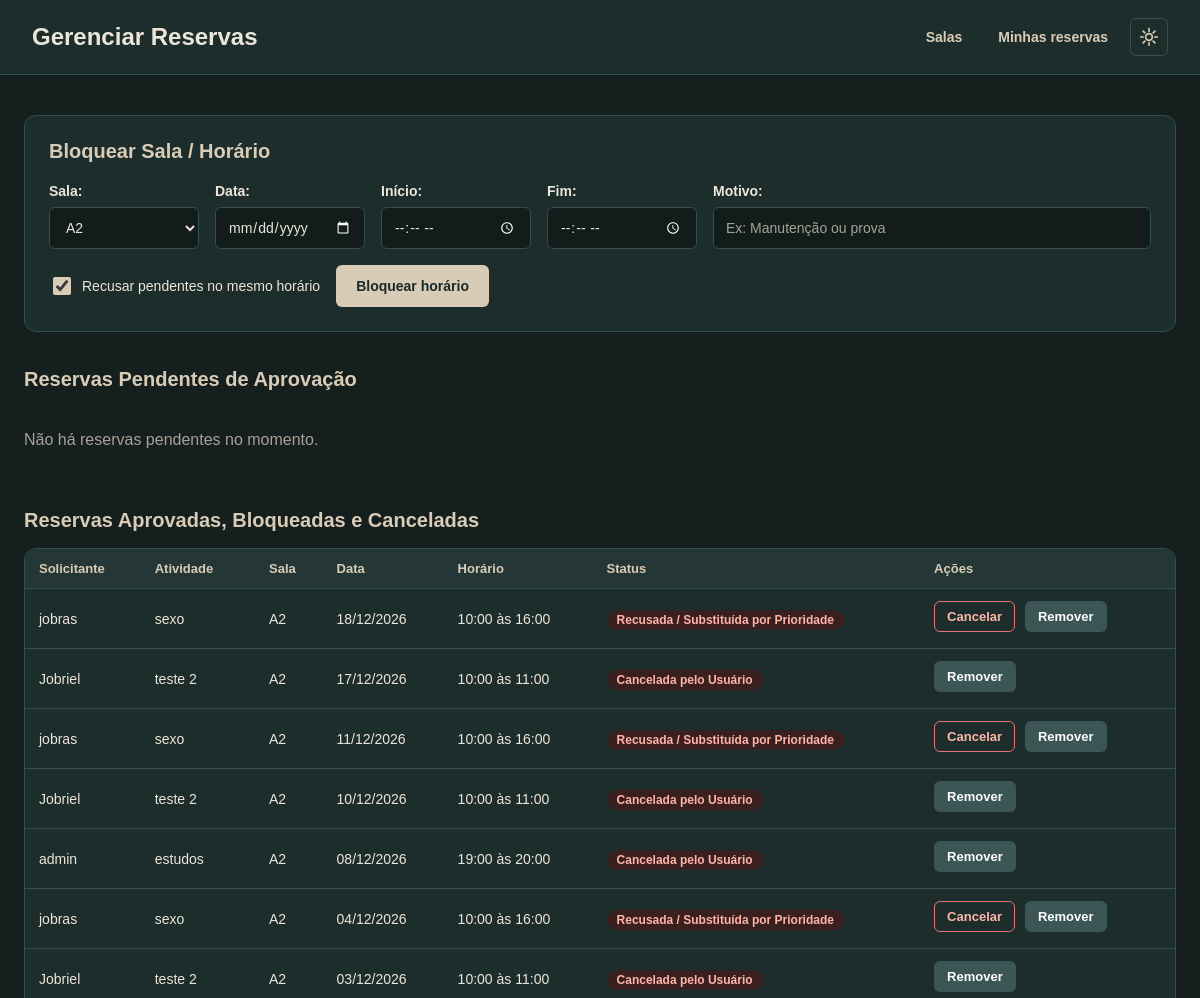
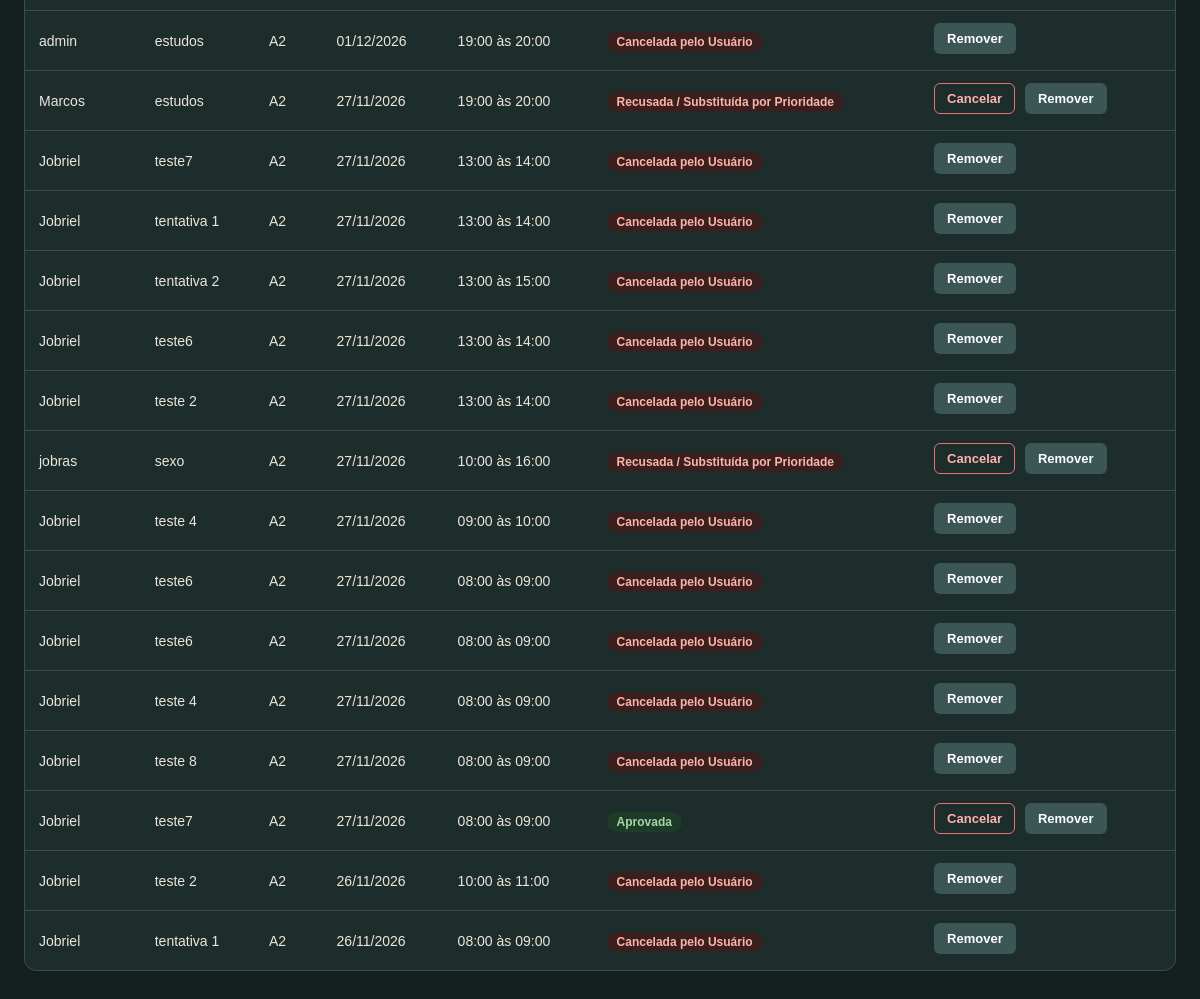
The app's page /gestao/reservas/ (signed in), older data (2 pictures, top to bottom).
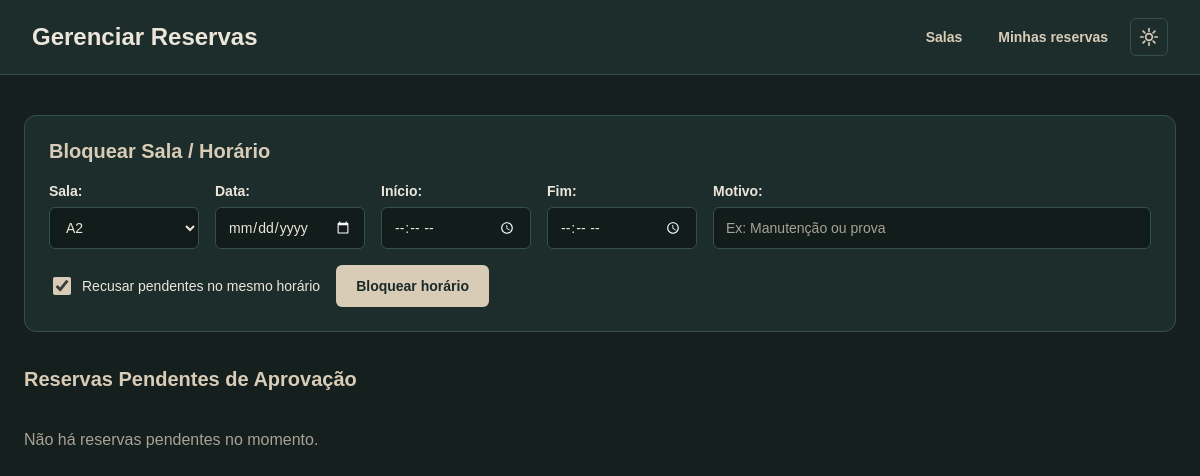
The same page, newer data.
### reservas/models.py (models this page shows, shortened)
class Reserva(models.Model):
    STATUS_CHOICES = [
        ('PENDENTE', 'Pendente de Aprovação'),
        ('APROVADA', 'Aprovada'),
        ('RECUSADA', 'Recusada / Substituída por Prioridade'),
        ('CANCELADA', 'Cancelada pelo Usuário'),
        ('BLOQUEADA', 'Bloqueada pelo Funcionário'),
    ]
    TIPO_RESERVA_CHOICES = [
        ('PONTUAL', 'Pontual'),
        ('SEMESTRAL', 'Semestral'),
    ]
    tipo_reserva = models.CharField(
        max_length=15,
        choices=TIPO_RESERVA_CHOICES,
        default='PONTUAL',
    )
    sala = models.ForeignKey(Sala, on_delete=models.CASCADE, related_name='reservas')
    solicitante = models.ForeignKey(Usuario, on_delete=models.CASCADE, related_name='minhas_reservas')
    data = models.DateField()
    hora_inicio = models.TimeField()  # Ex: 08:00, 10:00, 11:00, 14:00...
    hora_fim = models.TimeField()
    atividade = models.CharField(max_length=100)  # Ex: Aula 1, Extensão, Evento, Grupo C
    status = models.CharField(max_length=15, choices=STATUS_CHOICES, default='PENDENTE')
    criado_em = models.DateTimeField(auto_now_add=True)
    class Meta:
        ordering = ['data', 'hora_inicio']

class Usuario(AbstractUser):
    FUNCAO_CHOICES = [
        ('ALUNO', 'Aluno'),
        ('PROFESSOR', 'Professor'),
        ('FUNCIONARIO', 'Funcionário / Administrador'),
    ]
    nome_completo = models.CharField(max_length=150)
    email = models.EmailField(unique=True)
    nusp = models.CharField(max_length=20, unique=True, verbose_name="NUSP")
    funcao = models.CharField(max_length=15, choices=FUNCAO_CHOICES, default='ALUNO')
    @property
    def is_funcionario(self):
        return self.funcao == 'FUNCIONARIO' or self.is_superuser

class Sala(models.Model):
    nome = models.CharField(max_length=50, unique=True)  # Ex: A2, A3, A5
    departamento = models.CharField(max_length=100)       # Ex: Mecatrônica / Engenharia
    capacidade = models.IntegerField(default=40)

### reservas/views.py (the view)
# urls.py: path('gestao/reservas/', views.gerenciar_reservas, name='gerenciar_reservas'),
@login_required
def gerenciar_reservas(request):
    if not _eh_funcionario(request.user):
        raise PermissionDenied("Apenas funcionários podem acessar o gerenciamento de reservas.")
    reservas = (
        Reserva.objects.filter(status='PENDENTE')
        .select_related('sala', 'solicitante')
        .order_by('data', 'hora_inicio')
    )
    reservas_gerenciaveis = (
        Reserva.objects.exclude(status='PENDENTE')
        .select_related('sala', 'solicitante')
        .order_by('-data', '-hora_inicio')
    )
    salas = Sala.objects.order_by('nome')
    context = {
        'reservas': reservas,
        'reservas_gerenciaveis': reservas_gerenciaveis,
        'salas': salas,
        'eh_funcionario': True,
    }
    return render(request, 'reservas/gerenciar_reservas.html', context)

### reservas/views.py (called while the page is built)
def _eh_funcionario(user) -> bool:
    if not user.is_authenticated:
        return False
    if getattr(user, 'is_funcionario', False):
        return True
    return getattr(user, 'funcao', None) == 'FUNCIONARIO'

### templates/reservas/gerenciar_reservas.html (shortened to what this page needs)
{% load static %}
<!DOCTYPE html>
<html lang="pt-br">
<head>
    <link rel="stylesheet" href="{% static 'gerenciar-reservas.css' %}">
</head>
<body>
    <header>
        <h1>Gerenciar Reservas</h1>
        <nav>
            <a href="{% url 'lista_salas' %}">Salas</a>
            <a href="{% url 'minhas_reservas' %}">Minhas reservas</a>
            <button type="button" id="botao-tema" class="botao-tema" aria-label="Alternar tema">
            </button>
        </nav>
    </header>
    <main>
        <section class="box-bloqueio">
            <h2>Bloquear Sala / Horário</h2>
            <form method="post" action="{% url 'bloquear_horario' %}" class="form-bloqueio">
                <div class="campo">
                    <label for="id_sala">Sala:</label>
                    <select id="id_sala" name="sala" required>
                        {% for sala in salas %}
                            <option value="{{ sala.id }}">{{ sala.nome }}</option>
                        {% endfor %}
                    </select>
                </div>
                <div class="campo">
                    <label for="id_data">Data:</label>
                    <input id="id_data" type="date" name="data" required>
                </div>
                <div class="campo">
                    <label for="id_hora_inicio">Início:</label>
                    <input id="id_hora_inicio" type="time" name="hora_inicio" required>
                </div>
                <div class="campo">
                    <label for="id_hora_fim">Fim:</label>
                    <input id="id_hora_fim" type="time" name="hora_fim" required>
                </div>
                <div class="campo campo-largo">
                    <label for="id_atividade">Motivo:</label>
                    <input id="id_atividade" type="text" name="atividade" placeholder="Ex: Manutenção ou prova">
                </div>
                <div class="campo campo-check">
                    <label>
                        <input type="checkbox" name="recusar_conflitos" checked>
                        Recusar pendentes no mesmo horário
                    </label>
                </div>
                <button type="submit" class="btn-bloquear">Bloquear horário</button>
            </form>
        </section>
        <h2>Reservas Pendentes de Aprovação</h2>
        {% if reservas %}
            <div class="tabela-wrapper">
                <table>
                    <thead>
                        <tr>
                            <th>Solicitante</th>
                            <th>Função</th>
                            <th>Atividade</th>
                            <th>Sala</th>
                            <th>Data</th>
                            <th>Horário</th>
                            <th>Tipo</th>
                            <th>Ações</th>
                        </tr>
                    </thead>
                    <tbody>
                        {% for reserva in reservas %}
                            <tr>
                                <td>{{ reserva.solicitante.get_full_name|default:reserva.solicitante.username }}</td>
                                <td>{{ reserva.solicitante.get_funcao_display|default:reserva.solicitante.funcao }}</td>
                                <td>{{ reserva.atividade }}</td>
                                <td>{{ reserva.sala.nome }}</td>
                                <td>{{ reserva.data|date:"d/m/Y" }}</td>
                                <td>{{ reserva.hora_inicio|time:"H:i" }} às {{ reserva.hora_fim|time:"H:i" }}</td>
                                <td>{{ reserva.get_tipo_reserva_display }}</td>
                                <td class="acoes">
                                    <form method="post" action="{% url 'decidir_reserva' reserva.id 'aprovar' %}">
                                        {% csrf_token %}
                                        <button type="submit" class="btn-aprovar">Aprovar</button>
                                    </form>
                                    <form method="post" action="{% url 'decidir_reserva' reserva.id 'rejeitar' %}">
                                        {% csrf_token %}
                                        <button type="submit" class="btn-rejeitar">Rejeitar</button>
                                    </form>
                                    <form method="post" action="{% url 'cancelar_reserva_funcionario' reserva.id %}">
                                        {% csrf_token %}
                                        <button type="submit" class="btn-cancelar">Cancelar</button>
                                    </form>
                                    <form method="post" action="{% url 'remover_reserva_funcionario' reserva.id %}">
                                        {% csrf_token %}
                                        <button type="submit" class="btn-remover">Remover</button>
                                    </form>
                                </td>
                            </tr>
                        {% endfor %}
                    </tbody>
                </table>
            </div>
        {% else %}
            <p class="vazio">Não há reservas pendentes no momento.</p>
        {% endif %}
        {% if reservas_gerenciaveis %}
            <h2>Reservas Aprovadas, Bloqueadas e Canceladas</h2>
            <div class="tabela-wrapper">
                <table>
                    <thead>
                        <tr>
                            <th>Solicitante</th>
                            <th>Atividade</th>
                            <th>Sala</th>
                            <th>Data</th>
                            <th>Horário</th>
                            <th>Status</th>
                            <th>Ações</th>
                        </tr>
                    </thead>
                    <tbody>
                        {% for item in reservas_gerenciaveis %}
                            <tr>
                                <td>{{ item.solicitante.get_full_name|default:item.solicitante.username }}</td>
                                <td>{{ item.atividade }}</td>
                                <td>{{ item.sala.nome }}</td>
                                <td>{{ item.data|date:"d/m/Y" }}</td>
                                <td>{{ item.hora_inicio|time:"H:i" }} às {{ item.hora_fim|time:"H:i" }}</td>
                                <td>
                                    <span class="badge {{ item.status|lower }}">{{ item.get_status_display }}</span>
                                </td>
                                <td class="acoes">
                                    {% if item.status != 'CANCELADA' %}
                                        <form method="post" action="{% url 'cancelar_reserva_funcionario' item.id %}">
                                            <button type="submit" class="btn-cancelar">Cancelar</button>
                                        </form>
                                    {% endif %}
                                    <form method="post" action="{% url 'remover_reserva_funcionario' item.id %}">
                                        <button type="submit" class="btn-remover">Remover</button>
                                    </form>
                                </td>
                            </tr>
                        {% endfor %}
                    </tbody>
                </table>
            </div>
        {% endif %}
    </main>
</body>
</html>

### static/gerenciar-reservas.css (style rules this page uses)
:root { color-scheme: dark; --cor-fundo: #141F1E; --cor-superficie: #1D2D2C; --cor-superficie-alta: #243736; --cor-campo: #121C1B; --cor-primaria: #29403F; --cor-hover: #365553; --cor-borda: #34504E; --cor-destaque: #D9CCB7; --cor-texto: #ECE6DA; --cor-texto-suave: #A9A296; --cor-texto-sobre-destaque: #1A2A29; --cor-texto-sobre-hover: #ECE6DA; --cor-foco: rgba(217, 204, 183, 0.25); --btn-aprovar: #2E7D32; --btn-rejeitar: #C62828; --btn-neutro: #3B5654; --ok-cor: #66BB6A; --ok-fundo: #1E3A28; --ok-texto: #A5D6A7; --aviso-cor: #FFA726; --aviso-fundo: #3D2E17; --aviso-texto: #FFCC80; --erro-cor: #E57373; --erro-fundo: #3A1F1F; --erro-texto: #FFB4A8; --info-cor: #64B5F6; --info-fundo: #1F3340; --info-texto: #A9D0F5; --sombra: none; }
* { box-sizing: border-box; font-family: Arial, Helvetica, sans-serif; }
html, body { margin: 0; min-height: 100%; }
body { min-height: 100vh; min-height: 100dvh; background-color: var(--cor-fundo); color: var(--cor-texto); transition: background-color 0.25s, color 0.25s; }
header { padding: 18px 32px; display: flex; align-items: center; justify-content: space-between; flex-wrap: wrap; gap: 16px; background-color: var(--cor-superficie); border-bottom: 1px solid var(--cor-borda); transition: background-color 0.25s, border-color 0.25s; }
header h1 { margin: 0; font-size: 24px; font-weight: 700; color: var(--cor-texto); }
nav { display: flex; align-items: center; flex-wrap: wrap; gap: 8px; }
nav a { padding: 8px 14px; border-radius: 6px; color: var(--cor-destaque); font-size: 14px; font-weight: 600; text-decoration: none; transition: background-color 0.2s, color 0.2s; }
.botao-tema { width: 38px; height: 38px; padding: 0; display: inline-flex; align-items: center; justify-content: center; border: 1px solid var(--cor-borda); border-radius: 6px; background-color: transparent; color: var(--cor-destaque); cursor: pointer; transition: background-color 0.2s, border-color 0.2s, color 0.2s, transform 0.2s; }
main { width: 100%; max-width: 1200px; margin: 0 auto; padding: 40px 24px; }
main h2 { margin: 36px 0 16px; font-size: 20px; font-weight: 700; color: var(--cor-destaque); }
.vazio { margin: 0; padding: 24px 0; color: var(--cor-texto-suave); }
.box-bloqueio { padding: 24px; background-color: var(--cor-superficie); border: 1px solid var(--cor-borda); border-radius: 12px; box-shadow: var(--sombra); }
.box-bloqueio h2 { margin: 0 0 20px; }
.form-bloqueio { display: flex; flex-wrap: wrap; align-items: flex-end; gap: 16px; }
.campo { min-width: 150px; display: flex; flex-direction: column; gap: 8px; }
.campo-largo { flex: 1 1 240px; }
.campo label { font-size: 14px; font-weight: 600; color: var(--cor-texto); }
.campo input, .campo select { width: 100%; min-width: 0; height: 42px; padding: 0 12px; border: 1px solid var(--cor-borda); border-radius: 6px; background-color: var(--cor-campo); color: var(--cor-texto); font-size: 14px; outline: none; transition: border-color 0.2s, box-shadow 0.2s; }
.campo input::placeholder { color: var(--cor-texto-suave); }
.campo-check { justify-content: center; min-height: 42px; }
.campo-check label { display: flex; align-items: center; gap: 8px; font-weight: 400; cursor: pointer; }
.campo-check input[type="checkbox"] { width: 18px; height: 18px; flex-shrink: 0; padding: 0; accent-color: var(--cor-destaque); cursor: pointer; }
.btn-bloquear { height: 42px; padding: 0 20px; border: none; border-radius: 6px; background-color: var(--cor-destaque); color: var(--cor-texto-sobre-destaque); font-size: 14px; font-weight: 700; cursor: pointer; transition: background-color 0.2s, color 0.2s, transform 0.2s; }

Row changes from the older to the newer data that the page shows:
removed Reserva: solicitante.get_full_name "jobras", atividade "sexo", sala.nome "A2", data "18/12/2026", hora_inicio "10:00", hora_fim "16:00", status "Recusada / Substituída por Prioridade", shows "Cancelar"
removed Reserva: solicitante.get_full_name "Jobriel", atividade "teste 2", sala.nome "A2", data "17/12/2026", hora_inicio "10:00", hora_fim "11:00", status "Cancelada pelo Usuário"
removed Reserva: solicitante.get_full_name "jobras", atividade "sexo", sala.nome "A2", data "11/12/2026", hora_inicio "10:00", hora_fim "16:00", status "Recusada / Substituída por Prioridade", shows "Cancelar"
removed Reserva: solicitante.get_full_name "Jobriel", atividade "teste 2", sala.nome "A2", data "10/12/2026", hora_inicio "10:00", hora_fim "11:00", status "Cancelada pelo Usuário"
removed Reserva: solicitante.get_full_name "admin", atividade "estudos", sala.nome "A2", data "08/12/2026", hora_inicio "19:00", hora_fim "20:00", status "Cancelada pelo Usuário"
removed Reserva: solicitante.get_full_name "jobras", atividade "sexo", sala.nome "A2", data "04/12/2026", hora_inicio "10:00", hora_fim "16:00", status "Recusada / Substituída por Prioridade", shows "Cancelar"
removed Reserva: solicitante.get_full_name "Jobriel", atividade "teste 2", sala.nome "A2", data "03/12/2026", hora_inicio "10:00", hora_fim "11:00", status "Cancelada pelo Usuário"
removed Reserva: solicitante.get_full_name "admin", atividade "estudos", sala.nome "A2", data "01/12/2026", hora_inicio "19:00", hora_fim "20:00", status "Cancelada pelo Usuário"
removed Reserva: solicitante.get_full_name "Marcos", atividade "estudos", sala.nome "A2", data "27/11/2026", hora_inicio "19:00", hora_fim "20:00", status "Recusada / Substituída por Prioridade", shows "Cancelar"
removed Reserva: solicitante.get_full_name "Jobriel", atividade "teste7", sala.nome "A2", data "27/11/2026", hora_inicio "13:00", hora_fim "14:00", status "Cancelada pelo Usuário"
removed Reserva: solicitante.get_full_name "Jobriel", atividade "tentativa 1", sala.nome "A2", data "27/11/2026", hora_inicio "13:00", hora_fim "14:00", status "Cancelada pelo Usuário"
removed Reserva: solicitante.get_full_name "Jobriel", atividade "tentativa 2", sala.nome "A2", data "27/11/2026", hora_inicio "13:00", hora_fim "15:00", status "Cancelada pelo Usuário"
removed Reserva: solicitante.get_full_name "Jobriel", atividade "teste6", sala.nome "A2", data "27/11/2026", hora_inicio "13:00", hora_fim "14:00", status "Cancelada pelo Usuário"
removed Reserva: solicitante.get_full_name "Jobriel", atividade "teste 2", sala.nome "A2", data "27/11/2026", hora_inicio "13:00", hora_fim "14:00", status "Cancelada pelo Usuário"
removed Reserva: solicitante.get_full_name "jobras", atividade "sexo", sala.nome "A2", data "27/11/2026", hora_inicio "10:00", hora_fim "16:00", status "Recusada / Substituída por Prioridade", shows "Cancelar"
removed Reserva: solicitante.get_full_name "Jobriel", atividade "teste 4", sala.nome "A2", data "27/11/2026", hora_inicio "09:00", hora_fim "10:00", status "Cancelada pelo Usuário"
removed Reserva: solicitante.get_full_name "Jobriel", atividade "teste6", sala.nome "A2", data "27/11/2026", hora_inicio "08:00", hora_fim "09:00", status "Cancelada pelo Usuário"
removed Reserva: solicitante.get_full_name "Jobriel", atividade "teste6", sala.nome "A2", data "27/11/2026", hora_inicio "08:00", hora_fim "09:00", status "Cancelada pelo Usuário"
removed Reserva: solicitante.get_full_name "Jobriel", atividade "teste 4", sala.nome "A2", data "27/11/2026", hora_inicio "08:00", hora_fim "09:00", status "Cancelada pelo Usuário"
removed Reserva: solicitante.get_full_name "Jobriel", atividade "teste 8", sala.nome "A2", data "27/11/2026", hora_inicio "08:00", hora_fim "09:00", status "Cancelada pelo Usuário"
removed Reserva: solicitante.get_full_name "Jobriel", atividade "teste7", sala.nome "A2", data "27/11/2026", hora_inicio "08:00", hora_fim "09:00", status "Aprovada", shows "Cancelar"
removed Reserva: solicitante.get_full_name "Jobriel", atividade "teste 2", sala.nome "A2", data "26/11/2026", hora_inicio "10:00", hora_fim "11:00", status "Cancelada pelo Usuário"
removed Reserva: solicitante.get_full_name "Jobriel", atividade "tentativa 1", sala.nome "A2", data "26/11/2026", hora_inicio "08:00", hora_fim "09:00", status "Cancelada pelo Usuário"
Text that changed along with them:
text no longer shown: "Reservas Aprovadas, Bloqueadas e Canceladas Solicitante Atividade Sala Data Horário Status Ações"
